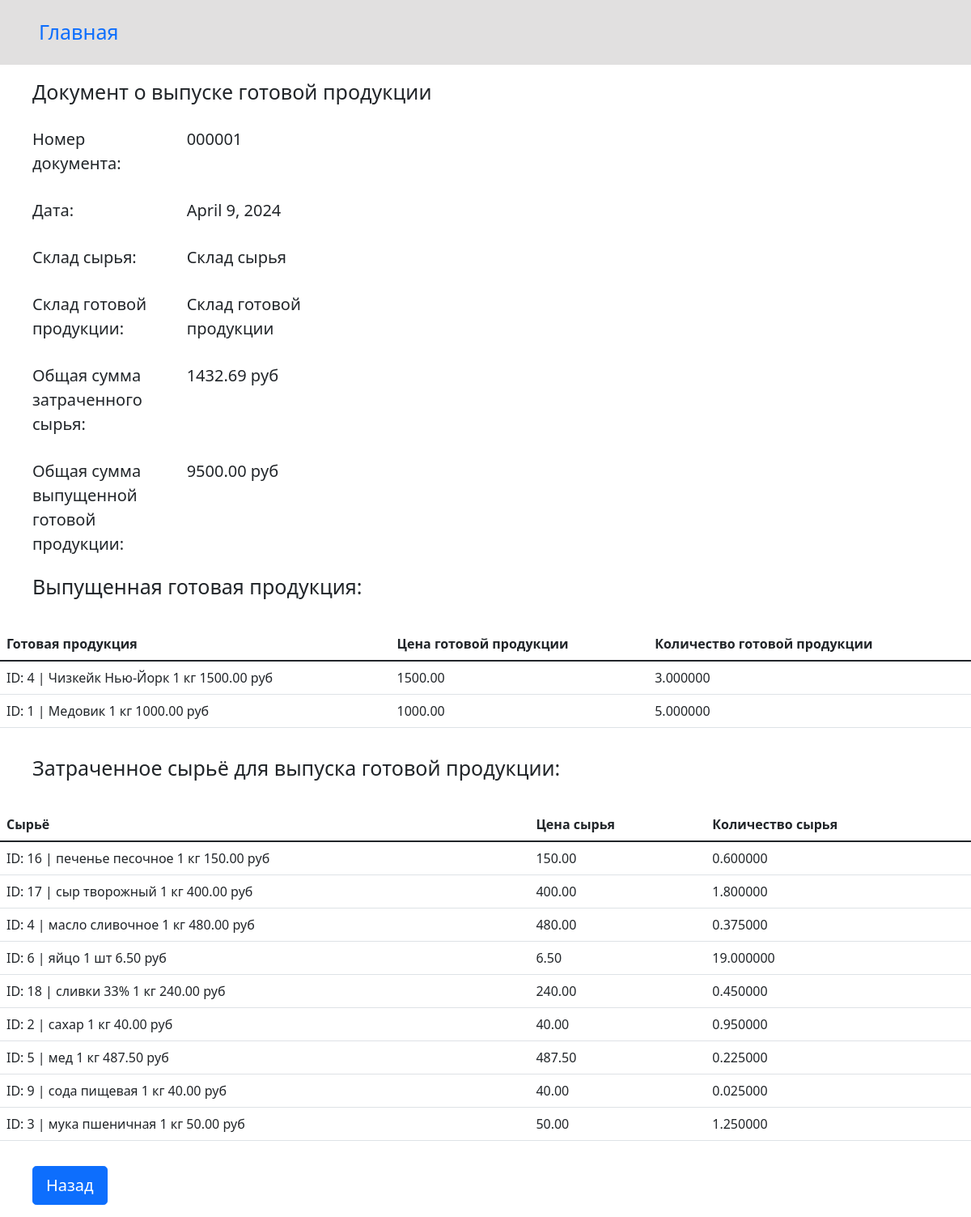
Screenshot of /show_doc_prod_in/show_selected_doc_prod_in/20/ with the database file from the repository.
### store_app/models.py (models this page shows, shortened)
class DocProdIn(models.Model):
    doc_prod_in_num = models.CharField(max_length=50, unique=True, verbose_name='Номер документа')
    doc_prod_in_date = models.DateField(verbose_name='Дата')
    warehouse_raw = models.ForeignKey(RawWarehouse, on_delete=models.CASCADE, verbose_name='Склад сырья')
    warehouse_prod = models.ForeignKey(ProductWarehouse, on_delete=models.CASCADE, verbose_name='Склад готовой продукции')
    raw_sum = models.DecimalField(max_digits=12, decimal_places=2, null=True, blank=True, default=0, verbose_name='Сумма сырья')
    product_sum = models.DecimalField(max_digits=12, decimal_places=2, null=True, blank=True, default=0, verbose_name='Сумма ГП')

class RawWarehouse(models.Model):
    warehouse_raw_name = models.CharField(max_length=100)
    def __str__(self):
        return f'{self.warehouse_raw_name}'

class ProductWarehouse(models.Model):
    warehouse_prod_name = models.CharField(max_length=100)
    def __str__(self):
        return f'{self.warehouse_prod_name}'

class DocProdInT1(models.Model):
    doc_prod_in = models.ForeignKey(DocProdIn, on_delete=models.CASCADE, verbose_name='Номер документа')
    product = models.ForeignKey(Product, on_delete=models.CASCADE, verbose_name='Готовая продукция')
    product_cost = models.DecimalField(max_digits=7, decimal_places=2, default=0, verbose_name='Цена ГП')
    product_quantity = models.DecimalField(max_digits=18, decimal_places=6, default=0, verbose_name='Количество ГП')
    class Meta:
        constraints = [
            models.UniqueConstraint(fields=['doc_prod_in', 'product'], name='unique_ProdInT1')
        ]

class Product(models.Model):
    product_num = models.CharField(max_length=20, unique=True)
    product_name = models.CharField(max_length=100)
    product_cost = models.DecimalField(max_digits=7, decimal_places=2)
    def __str__(self):
        return f'ID: {self.id} | {self.product_name} {self.product_cost} руб'

class DocProdInT2(models.Model):
    doc_prod_in = models.ForeignKey(DocProdIn, on_delete=models.CASCADE, verbose_name='Номер документа')
    raw = models.ForeignKey(Raw, on_delete=models.CASCADE, verbose_name='Сырьё')
    raw_cost = models.DecimalField(max_digits=7, decimal_places=2, default=0, verbose_name='Цена сырья')
    raw_quantity = models.DecimalField(max_digits=18, decimal_places=6, default=0, verbose_name='Количество сырья')
    class Meta:
        constraints = [
            models.UniqueConstraint(fields=['doc_prod_in', 'raw'], name='unique_ProdInT2')
        ]

class Raw(models.Model):
    raw_num = models.CharField(max_length=20, unique=True)
    raw_name = models.CharField(max_length=100)
    raw_cost = models.DecimalField(max_digits=7, decimal_places=2)
    def __str__(self):
        return f'ID: {self.id} | {self.raw_name} {self.raw_cost} руб'

### store_app/views.py (the view)
# urls.py: path('show_doc_prod_in/show_selected_doc_prod_in/<int:id>/', views.show_selected_doc_prod_in),
def show_selected_doc_prod_in(request, id):
    doc = DocProdIn.objects.get(id=id)
    prods = DocProdInT1.objects.filter(doc_prod_in=doc)
    raws = DocProdInT2.objects.filter(doc_prod_in=doc)
    data = {'doc': doc, 'prods': prods, 'raws': raws}
    return render(request, 'show_selected_doc_prod_in.html', data)

### templates/show_selected_doc_prod_in.html (shortened to what this page needs)
<!DOCTYPE html>
<html lang="ru">
  <head>
    <link href="https://cdn.jsdelivr.net/npm/bootstrap@5.1.3/dist/css/bootstrap.min.css" rel="stylesheet">
  </head>
  <body>
  <header style="background-color: rgb(225, 224, 224);">
    <div class="text-bg-light p-2">
       <a class="nav-item nav-link" href="/" style="font-size: 25px; padding: 13px 40px;">Главная</a>
    </div>
  </header>
  <main>
    <div style="padding: 15px 40px;">
    <p style="font-size: 25px;">Документ о выпуске готовой продукции</p>
    <div style="margin-bottom: 10px;" class="form-group row">
      <label class="col-sm-2 col-form-label col-form-label-lg">Номер документа:</label>
      <label class="col-sm-2 col-form-label col-form-label-lg">{{doc.doc_prod_in_num}}</label>
    </div>
    <div style="margin-bottom: 10px;" class="form-group row">
      <label class="col-sm-2 col-form-label col-form-label-lg">Дата:</label>
      <label class="col-sm-2 col-form-label col-form-label-lg">{{doc.doc_prod_in_date}}</label>
    </div>
    <div style="margin-bottom: 10px;" class="form-group row">
      <label class="col-sm-2 col-form-label col-form-label-lg">Склад сырья:</label>
      <label class="col-sm-2 col-form-label col-form-label-lg">{{doc.warehouse_raw}}</label>
    </div>
    <div style="margin-bottom: 10px;" class="form-group row">
      <label class="col-sm-2 col-form-label col-form-label-lg">Склад готовой продукции:</label>
      <label class="col-sm-2 col-form-label col-form-label-lg">{{doc.warehouse_prod}}</label>
    </div>
    <div style="margin-bottom: 10px;" class="form-group row">
      <label class="col-sm-2 col-form-label col-form-label-lg">Общая сумма затраченного сырья:</label>
      <label class="col-sm-2 col-form-label col-form-label-lg">{{doc.raw_sum}} руб</label>
    </div>
    <div style="margin-bottom: 10px;" class="form-group row">
      <label class="col-sm-2 col-form-label col-form-label-lg">Общая сумма выпущенной готовой продукции:</label>
      <label class="col-sm-2 col-form-label col-form-label-lg">{{doc.product_sum}} руб</label>
    </div>
    <p style="font-size: 25px;">Выпущенная готовая продукция:</p>
  </div>
  <table class="table table-hover">
  <thead>
    <tr>
      <th scope="col">Готовая продукция</th>
      <th scope="col">Цена готовой продукции</th>
      <th scope="col">Количество готовой продукции</th>
    </tr>
  </thead>
    <tbody>
      {% for prod in prods %}
      <tr>
        <td scope="row">{{prod.product}}</td>
        <td>{{prod.product_cost}}</td>
        <td>{{prod.product_quantity}}</td>
      </tr>
      {% endfor %}
    </tbody>
  </table>
  <div style="padding: 15px 40px;">
      <p style="font-size: 25px;">Затраченное сырьё для выпуска готовой продукции:</p>
  </div>
  <table class="table table-hover">
  <thead>
    <tr>
      <th scope="col">Сырьё</th>
      <th scope="col">Цена сырья</th>
      <th scope="col">Количество сырья</th>
    </tr>
  </thead>
    <tbody>
      {% for r in raws %}
      <tr>
        <td scope="row">{{r.raw}}</td>
        <td>{{r.raw_cost}}</td>
        <td>{{r.raw_quantity}}</td>
      </tr>
      {% endfor %}
    </tbody>
  </table>
  <div style="padding: 15px 40px;">
    <a href="/show_doc_prod_in" class="btn btn-primary btn-lg" role="button" aria-pressed="true">Назад</a>
  </div>
  </main>
  </body>
</html>

### rows the page displays
DocProdIn: doc_prod_in_num "000001", doc_prod_in_date "April 9, 2024", warehouse_raw "Склад сырья", warehouse_prod "Склад готовой продукции", raw_sum "1432.69", product_sum "9500.00"
DocProdInT1: product "ID: 4 | Чизкейк Нью-Йорк 1 кг 1500.00 руб", product_cost "1500.00", product_quantity "3.000000"
DocProdInT1: product "ID: 1 | Медовик 1 кг 1000.00 руб", product_cost "1000.00", product_quantity "5.000000"
DocProdInT2: raw "ID: 16 | печенье песочное 1 кг 150.00 руб", raw_cost "150.00", raw_quantity "0.600000"
DocProdInT2: raw "ID: 17 | сыр творожный 1 кг 400.00 руб", raw_cost "400.00", raw_quantity "1.800000"
DocProdInT2: raw "ID: 4 | масло сливочное 1 кг 480.00 руб", raw_cost "480.00", raw_quantity "0.375000"
DocProdInT2: raw "ID: 6 | яйцо 1 шт 6.50 руб", raw_cost "6.50", raw_quantity "19.000000"
DocProdInT2: raw "ID: 18 | сливки 33% 1 кг 240.00 руб", raw_cost "240.00", raw_quantity "0.450000"
DocProdInT2: raw "ID: 2 | сахар 1 кг 40.00 руб", raw_cost "40.00", raw_quantity "0.950000"
DocProdInT2: raw "ID: 5 | мед 1 кг 487.50 руб", raw_cost "487.50", raw_quantity "0.225000"
DocProdInT2: raw "ID: 9 | сода пищевая 1 кг 40.00 руб", raw_cost "40.00", raw_quantity "0.025000"
DocProdInT2: raw "ID: 3 | мука пшеничная 1 кг 50.00 руб", raw_cost "50.00", raw_quantity "1.250000"
